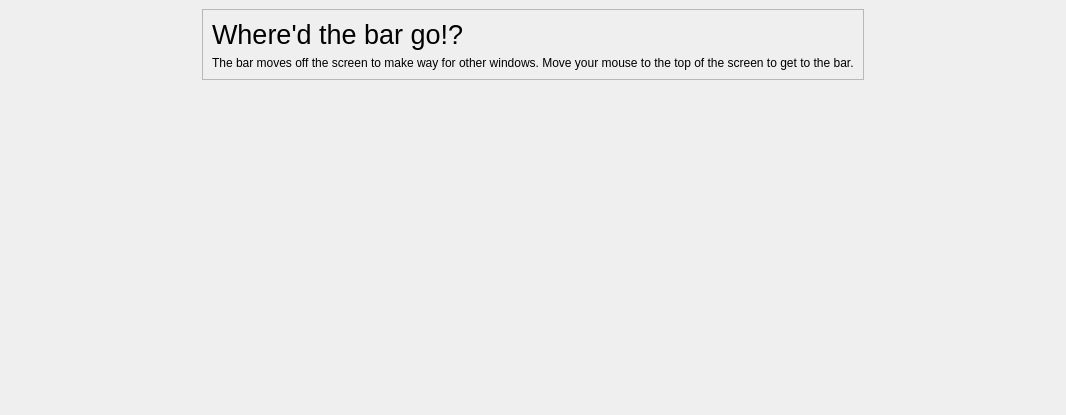
<?xml version="1.0" encoding="UTF-8"?>
<ui version="4.0">
 <class>TutorialWindow</class>
 <widget class="QDialog" name="TutorialWindow">
  <property name="geometry">
   <rect>
    <x>0</x>
    <y>0</y>
    <width>928</width>
    <height>415</height>
   </rect>
  </property>
  <property name="windowTitle">
   <string/>
  </property>
  <layout class="QVBoxLayout" name="verticalLayout_2">
   <property name="leftMargin">
    <number>0</number>
   </property>
   <property name="topMargin">
    <number>0</number>
   </property>
   <property name="rightMargin">
    <number>0</number>
   </property>
   <property name="bottomMargin">
    <number>0</number>
   </property>
   <item>
    <widget class="QStackedWidget" name="stack">
     <property name="currentIndex">
      <number>0</number>
     </property>
     <widget class="QWidget" name="barLocationPage">
      <layout class="QGridLayout" name="gridLayout">
       <item row="0" column="0">
        <spacer name="horizontalSpacer">
         <property name="orientation">
          <enum>Qt::Horizontal</enum>
         </property>
         <property name="sizeHint" stdset="0">
          <size>
           <width>40</width>
           <height>20</height>
          </size>
         </property>
        </spacer>
       </item>
       <item row="0" column="1">
        <widget class="QFrame" name="barLocationFrame">
         <property name="autoFillBackground">
          <bool>true</bool>
         </property>
         <property name="frameShape">
          <enum>QFrame::StyledPanel</enum>
         </property>
         <property name="frameShadow">
          <enum>QFrame::Raised</enum>
         </property>
         <layout class="QVBoxLayout" name="verticalLayout">
          <item>
           <widget class="QLabel" name="label">
            <property name="font">
             <font>
              <pointsize>20</pointsize>
             </font>
            </property>
            <property name="text">
             <string>Where'd the bar go!?</string>
            </property>
           </widget>
          </item>
          <item>
           <widget class="QLabel" name="label_2">
            <property name="text">
             <string>The bar moves off the screen to make way for other windows. Move your mouse to the top of the screen to get to the bar.</string>
            </property>
           </widget>
          </item>
         </layout>
        </widget>
       </item>
       <item row="0" column="2">
        <spacer name="horizontalSpacer_2">
         <property name="orientation">
          <enum>Qt::Horizontal</enum>
         </property>
         <property name="sizeHint" stdset="0">
          <size>
           <width>40</width>
           <height>20</height>
          </size>
         </property>
        </spacer>
       </item>
       <item row="1" column="1">
        <spacer name="verticalSpacer">
         <property name="orientation">
          <enum>Qt::Vertical</enum>
         </property>
         <property name="sizeHint" stdset="0">
          <size>
           <width>20</width>
           <height>315</height>
          </size>
         </property>
        </spacer>
       </item>
      </layout>
     </widget>
     <widget class="QWidget" name="gatewaySearchPage">
      <layout class="QGridLayout" name="gridLayout_2">
       <item row="1" column="1">
        <widget class="QFrame" name="gatewaySearchFrame">
         <property name="frameShape">
          <enum>QFrame::StyledPanel</enum>
         </property>
         <property name="frameShadow">
          <enum>QFrame::Raised</enum>
         </property>
         <layout class="QVBoxLayout" name="verticalLayout_3">
          <item>
           <widget class="QLabel" name="label_3">
            <property name="font">
             <font>
              <pointsize>20</pointsize>
             </font>
            </property>
            <property name="text">
             <string>Do stuff super speedy!</string>
            </property>
           </widget>
          </item>
          <item>
           <widget class="QLabel" name="label_5">
            <property name="text">
             <string>Just open the gateway and type what you want. You don't even need to click on the search box!</string>
            </property>
            <property name="wordWrap">
             <bool>true</bool>
            </property>
           </widget>
          </item>
          <item>
           <widget class="QLabel" name="label_4">
            <property name="text">
             <string>- Open apps by typing in the name of the app
- Get information about playing media by typing in &quot;current song&quot; (or something like that)
- Open websites by typing in the address</string>
            </property>
            <property name="wordWrap">
             <bool>false</bool>
            </property>
           </widget>
          </item>
         </layout>
        </widget>
       </item>
       <item row="1" column="2">
        <spacer name="horizontalSpacer_3">
         <property name="orientation">
          <enum>Qt::Horizontal</enum>
         </property>
         <property name="sizeHint" stdset="0">
          <size>
           <width>40</width>
           <height>20</height>
          </size>
         </property>
        </spacer>
       </item>
       <item row="0" column="1">
        <spacer name="verticalSpacer_2">
         <property name="orientation">
          <enum>Qt::Vertical</enum>
         </property>
         <property name="sizeHint" stdset="0">
          <size>
           <width>20</width>
           <height>40</height>
          </size>
         </property>
        </spacer>
       </item>
       <item row="1" column="0">
        <spacer name="horizontalSpacer_4">
         <property name="orientation">
          <enum>Qt::Horizontal</enum>
         </property>
         <property name="sizeType">
          <enum>QSizePolicy::Fixed</enum>
         </property>
         <property name="sizeHint" stdset="0">
          <size>
           <width>560</width>
           <height>20</height>
          </size>
         </property>
        </spacer>
       </item>
      </layout>
     </widget>
    </widget>
   </item>
  </layout>
 </widget>
 <resources/>
 <connections/>
</ui>
